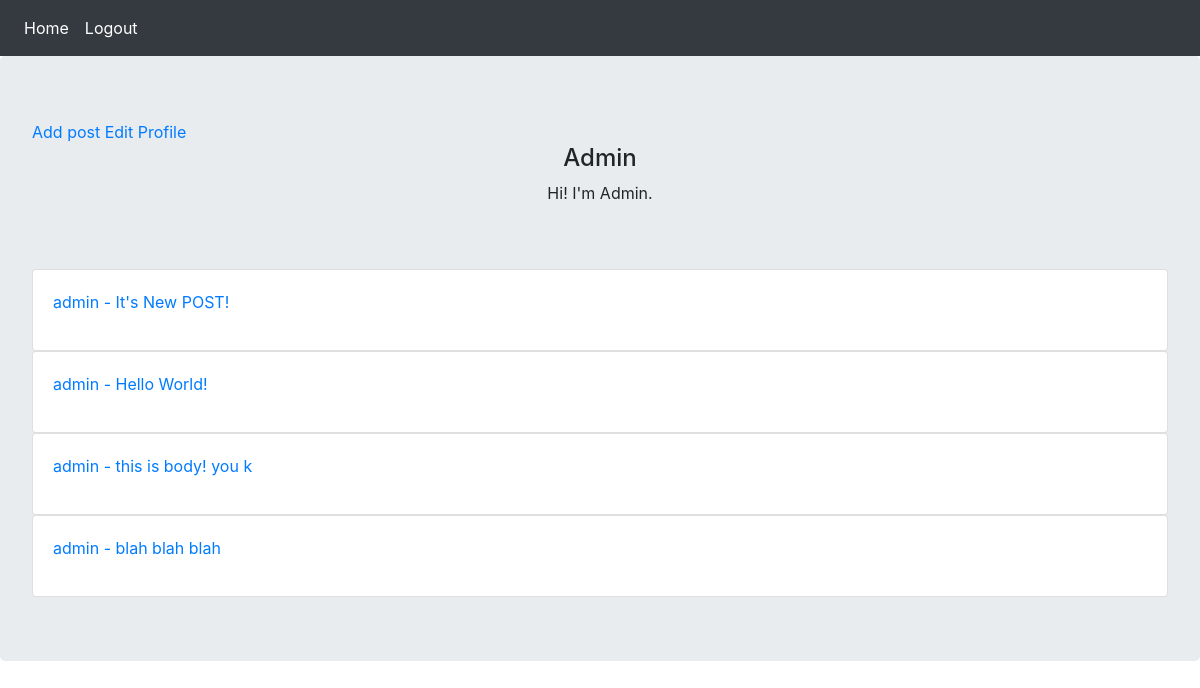
Page /account/dashboard/1/ (signed in) on the committed database.
### account/models.py (models this page shows)
class Profile(models.Model):
    user = models.OneToOneField(User, on_delete=models.CASCADE)
    bio = models.TextField(null=True, blank=True)
    age = models.PositiveSmallIntegerField(null=True, blank=True)
    phone = models.PositiveIntegerField(null=True, blank=True)

### posts/models.py (models this page shows)
class Post(models.Model):
    user = models.ForeignKey(User, on_delete=models.CASCADE)
    body = models.TextField(max_length=500)
    slug = models.SlugField(max_length=200)
    created = models.DateTimeField(auto_now_add=True)
    def __str__(self):
        return f'{self.user} - {self.body[:20]}'
    def get_absolute_url(self):
        return reverse('posts:post_detail', args=[self.created.year, self.created.month, self.created.day, self.slug])

### account/views.py (the view)
# urls.py: path('dashboard/<int:user_id>/', views.user_dashboard, name='dashboard'),
@login_required
def user_dashboard(request, user_id):
    user = get_object_or_404(User, id=user_id)
    posts = Post.objects.filter(user=user).order_by('-created')
    self_dash = False
    if request.user.id == user_id:
        self_dash = True
    return render(request, 'account/dashboard.html', {
        'user': user,
        'posts': posts,
        'self_dash': self_dash
    })

### account/templates/account/dashboard.html (shortened to what this page needs)
{% extends 'base.html' %}
{% block content %}
    {% if self_dash %}
        <a href="{% url 'posts:add_post' request.user.id %}">Add post</a>
        <a href="{% url 'account:edit_profile' request.user.id %}">Edit Profile</a>
    {% endif %}
    <h4 class="text-center">{{ user.username|capfirst }}</h4>
    <p class="text-center">{{ user.profile.bio }}</p>
    <br><br>
    {% for post in posts %}
        <div class="card">
            <a href="{{ post.get_absolute_url }}"><p class="card-body">{{ post }}</p></a>
        </div>
    {% empty %}
        <p>This user has no posts!</p>
    {% endfor %}
{% endblock %}

### rows in the picture
Post: user+body "admin - It's New POST!"
Post: user+body "admin - Hello World!"
Post: user+body "admin - this is body! you k"
Post: user+body "admin - blah blah blah"

### other values in the picture
{{ user.username|capfirst }} "Admin"
{{ user.profile.bio }} "Hi! I'm Admin."
